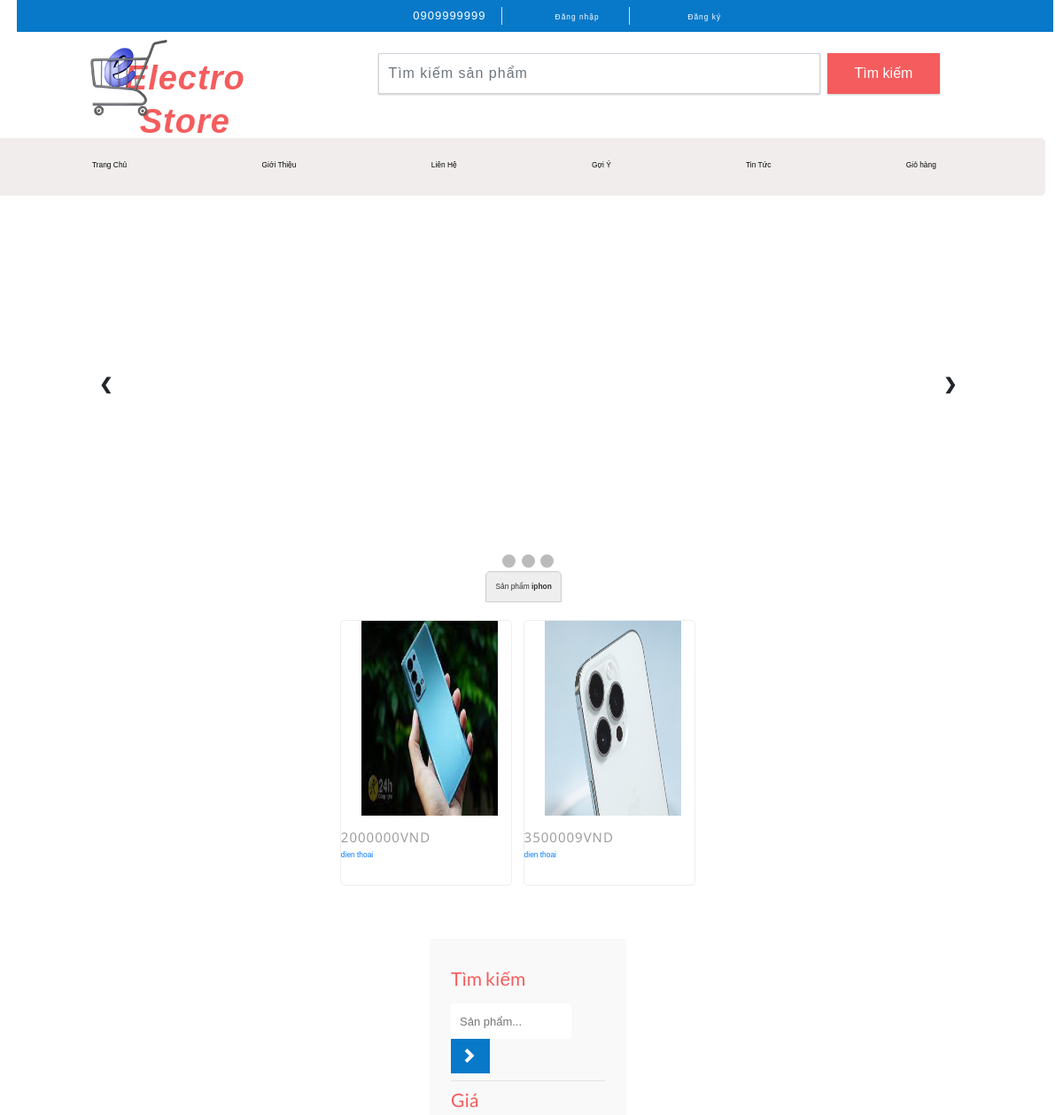
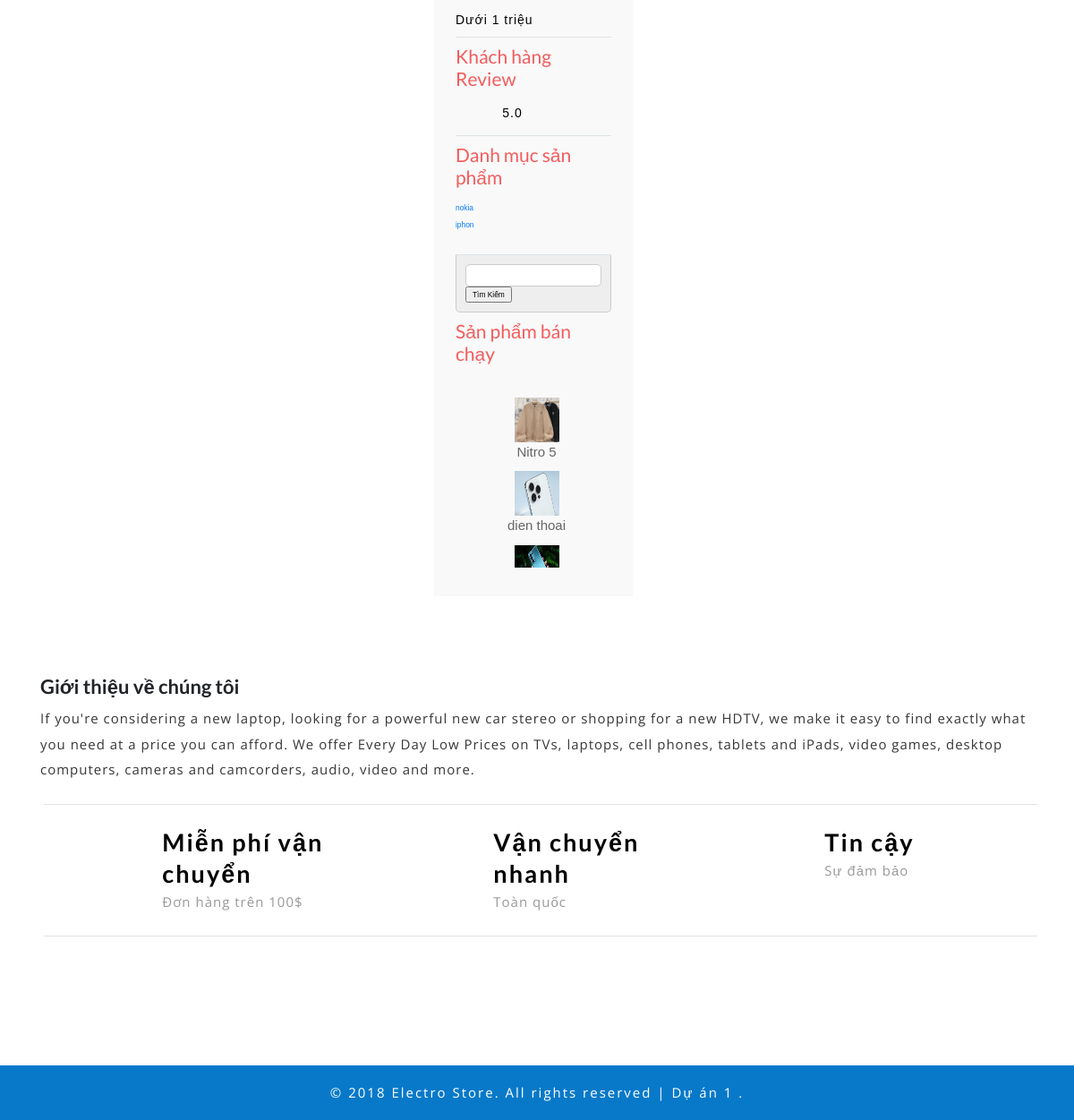
The page /index.php?act=sanpham&iddm=2 on the database its author committed (2 pictures, top to bottom).
### tables this page shows
CREATE TABLE `danhmuc` (
  `id` int(20) NOT NULL,
  `name` varchar(250) NOT NULL
);

CREATE TABLE `sanpham` (
  `id` int(20) NOT NULL,
  `name` varchar(250) NOT NULL,
  `price` int(200) NOT NULL,
  `img` varchar(255) DEFAULT NULL,
  `mota` text DEFAULT NULL,
  `luotxem` int(20) NOT NULL,
  `iddm` int(20) NOT NULL
);

### moder/pdo.php (called while the page is built, shortened)
<?php
function pdo_get_connection(){
    $dburl = "mysql:host=localhost;dbname=duan2;charset=utf8";
    $username = 'root';
    $password = 'Giang2004@';
    $conn = new PDO($dburl, $username, $password);
    $conn->setAttribute(PDO::ATTR_ERRMODE, PDO::ERRMODE_EXCEPTION);
    return $conn;
}
function pdo_query($sql){
    $sql_args = array_slice(func_get_args(), 1);
    try{
        $conn = pdo_get_connection();
        $stmt = $conn->prepare($sql);
        $stmt->execute($sql_args);
        $rows = $stmt->fetchAll();
        return $rows;
    }
    catch(PDOException $e){
        throw $e;
    }
    finally{
        unset($conn);
    }
}
function pdo_query_one($sql){
    $sql_args = array_slice(func_get_args(), 1);
    try{
        $conn = pdo_get_connection();
        $stmt = $conn->prepare($sql);
        $stmt->execute($sql_args);
        $row = $stmt->fetch(PDO::FETCH_ASSOC);
        return $row;
    }
    catch(PDOException $e){
        throw $e;
    }
    finally{
        unset($conn);
    }
}

### moder/sanpham.php (called while the page is built, shortened)
<?php
function loadall_sanpham_top10(){
    $sql=" select * from sanpham where 1 order by LuotXem desc limit 0,10";
    $listsanpham=pdo_query($sql);
    return $listsanpham;
}
function loadall_sanpham_home(){
    $sql=" select * from sanpham where 1 order by id desc limit 0,9";
    $listsanpham=pdo_query($sql);
    return $listsanpham;
}
function loadall_sanpham($kyw="",$iddm=0){
    $sql=" select * from sanpham where 1";
    if($iddm>0){
       $sql.=" and iddm ='".$iddm."'";
    }
    $sql.=" order by id desc";
    $listsanpham=pdo_query($sql);
    return $listsanpham;
}
function load_ten_dm($iddm){
    if($iddm>0){
    $sql="select * from danhmuc where id=".$iddm;
    $dm=pdo_query_one($sql);
    extract($dm);
    return $name;
    }else{
        return "";
    }
}
?>

### global.php (called while the page is built)
<?php
    $img_path="upload/";
?>

### moder/danhmuc.php (called while the page is built, shortened)
<?php
function loadall_danhmuc(){
    $sql=" select * from danhmuc order by id desc ";
    $listdanhmuc=pdo_query($sql);
    return $listdanhmuc;
}
?>

### view/sanpham.php (the view, shortened to what this page needs)
<div class="row mb">
	<div class="boxtrai mr">
		<div class="row mb">
			<div class="boxtitle">Sản phẩm <strong>
					<?= $tendm ?>
				</strong></div>
			<div class="row boxcontent">
				<?php
				$i = 0;
				foreach ($dssp as $sp) {
					extract($sp);
					$linksp = "index.php?act=sanphamct&idsp=" . $id;
					$hinh = $img_path . $img;
					if (($i == 2) || ($i == 5) || ($i == 8) || ($i == 11)) {
						$mr = "";
					} else {
						$mr = "mr";
					}
					echo '<div class="boxsp ' . $mr . '">
                                            <div class="row img"><a href="' . $linksp . '"><img src="' . $hinh . '" alt=""></a></div>
                                            <p>' . $price . 'VND</p>
                                            <a href="' . $linksp . '">' . $name . '</a>
                                        </div>';
					$i += 1;
				}
				?>
			</div>
		</div>
	</div>
	<div class="col-lg-3 mt-lg-0 mt-4 p-lg-0">
		<div class="side-bar p-sm-4 p-3">
			<div class="search-hotel border-bottom py-2">
				<h3 class="agileits-sear-head mb-3">Tìm kiếm</h3>
				<form action="#" method="post">
					<input type="search" placeholder="Sản phẩm..." name="search" required="">
					<input type="submit" value=" ">
				</form>
			</div>
			<div class="range border-bottom py-2">
				<h3 class="agileits-sear-head mb-3">Giá</h3>
				<div class="w3l-range">
					<ul>
						<li>
							<a href="#">Dưới 1 triệu</a>
						</li>
					</ul>
				</div>
			</div>
			<div class="customer-rev border-bottom left-side py-2">
				<h3 class="agileits-sear-head mb-3">Khách hàng Review</h3>
				<ul>
					<li>
						<a href="#">
							<i class="fas fa-star"></i>
							<i class="fas fa-star"></i>
							<i class="fas fa-star"></i>
							<i class="fas fa-star"></i>
							<i class="fas fa-star"></i>
							<span>5.0</span>
						</a>
					</li>
				</ul>
			</div>
			<div class="left-side border-bottom py-2">
				<h3 class="agileits-sear-head mb-3">Danh mục sản phẩm</h3>
				<ul>
					<?php
					foreach ($dsdm as $dm) {
						extract($dm);
						$linkdm = "index.php?act=sanpham&iddm=" . $id;
						echo '<li>
                                        <a href="' . $linkdm . '">' . $name . '</a>
                                     </li>';
					}
					?>
				</ul>
			</div>
			<div class="boxfooter searbox">
				<form action="index.php?act=sanpham" method="post">
					<input type="text" name="kyw">
					<input type="submit" name="timkiem" value="Tìm Kiếm">
				</form>
			</div>
			<div class="f-grid py-2">
				<h3 class="agileits-sear-head mb-3">Sản phẩm bán chạy</h3>
				<div class="box-scroll">
					<div class="scroll row boxcontent">
						<?php
						foreach ($dstop10 as $sp) {
							extract($sp);
							$linksp = "index.php?act=sanphamct&idsp=" . $id;
							$img = $img_path . $img;
							echo '<div class="row mb10 top10">
                                            <a href="' . $linksp . '"><img src="' . $img . '" alt=""></a>
                                            <a href="' . $linksp . '">' . $name . '</a>
                                        </div>';
						}
						?>
					</div>
				</div>
			</div>
		</div>
	</div>
</div>
</div>
</div>

### css/style.css (style rules this page uses)
html, body { margin: 0; font-size: 100%; background: #fff; font-family: 'Open Sans', sans-serif; }
body a { text-decoration: none; transition: 0.5s all; -webkit-transition: 0.5s all; -moz-transition: 0.5s all; -o-transition: 0.5s all; -ms-transition: 0.5s all; }
a { transition: 0.5s all; -webkit-transition: 0.5s all; -moz-transition: 0.5s all; -o-transition: 0.5s all; -ms-transition: 0.5s all; }
input[type="button"], input[type="submit"] { transition: 0.5s all; -webkit-transition: 0.5s all; -moz-transition: 0.5s all; -o-transition: 0.5s all; -ms-transition: 0.5s all; }
h1, h2, h3, h4, h5, h6 { margin: 0; font-family: 'Lato', sans-serif; }
p { margin: 0; letter-spacing: 1px; font-size: 15px; line-height: 1.9; color: #999; font-family: 'Open Sans', sans-serif; }
ul { margin: 0; padding: 0; }
.search-hotel input[type="search"] { background: #fff; border: none; width: 78%; outline: none; padding: 11px 10px 10px 10px; font-size: 13px; color: #c4c4c4; }
.search-hotel form input[type="submit"] { background: url(../images/search.png) no-repeat 13px 11px #0879c9; width: 44px; height: 39px; border: none; padding: 0; margin-top: 0; cursor: pointer; }
h3.agileits-sear-head { color: #F45C5D; font-size: 21px; }
.side-bar { background-color: #F9F9F9; height: fit-content; }
.w3l-range ul li { display: block; }
.w3l-range ul li a { font-size: 14px; color: #000; letter-spacing: 1px; }
.left-side ul li { display: inline-block; width: 100%; margin-bottom: 6px; }
.left-side ul li span { font-size: 13px; color: #000; letter-spacing: 1px; margin-left: 3px; vertical-align: top; }
.customer-rev ul li i { color: #FFC107; }
.customer-rev ul li { list-style: none; }
.customer-rev ul li a span { color: #000; font-weight: normal; font-size: 14px; margin-left: 8px; }
.f-grid a { color: #0879c9; font-size: 15px; }
.scroll { position: absolute; }
.box-scroll { min-height: 25em; position: relative; overflow: hidden; }

### css/styles.css (style rules this page uses)
* { box-sizing: border-box; font-family: sans-serif; font-size: 0.7vw; }
.row { width: 100%; }
.mb10 { margin-bottom: 10px; }
.mb { margin-bottom: 20px; }
.mr { margin-right: 2%; }
.boxtrai { float: left; width: 74%; }
.boxtitle { color: #333; padding: 10px; background-color: #eee; border-top-left-radius: 5px; border-top-right-radius: 5px; border: 1px #ccc solid; }
.boxcontent { min-height: 200px; padding: 20px; }
.boxfooter { color: #333; padding: 10px; background-color: #eee; border-bottom-left-radius: 5px; border-bottom-right-radius: 5px; border-left: 1px #ccc solid; border-right: 1px #ccc solid; border-bottom: 1px #ccc solid; }
.boxsp { float: left; width: 32%; min-height: 300px; border: 1px #eee solid; border-radius: 5px; margin-bottom: 20px; }
.boxsp .img { min-height: 230px; text-align: center; }
.img img { height: 220px; width: 80%; }
.searbox input[type="text"] { width: 100%; padding: 5px 10px; background-color: #fff; border: 1px #ccc solid; border-radius: 5px; }
.top10 img { width: 50px; height: 50px; float: left; }
.top10 a { margin: 0px 10px; color: #666; }

### rows shown on the page
danhmuc: name "iphon"
sanpham: img (picture), price "2000000", name "dien thoai", shows a picture
sanpham: img (picture), price "3500009", name "dien thoai", shows a picture
danhmuc: name "nokia"
sanpham: shows a picture, name "Nitro 5"
